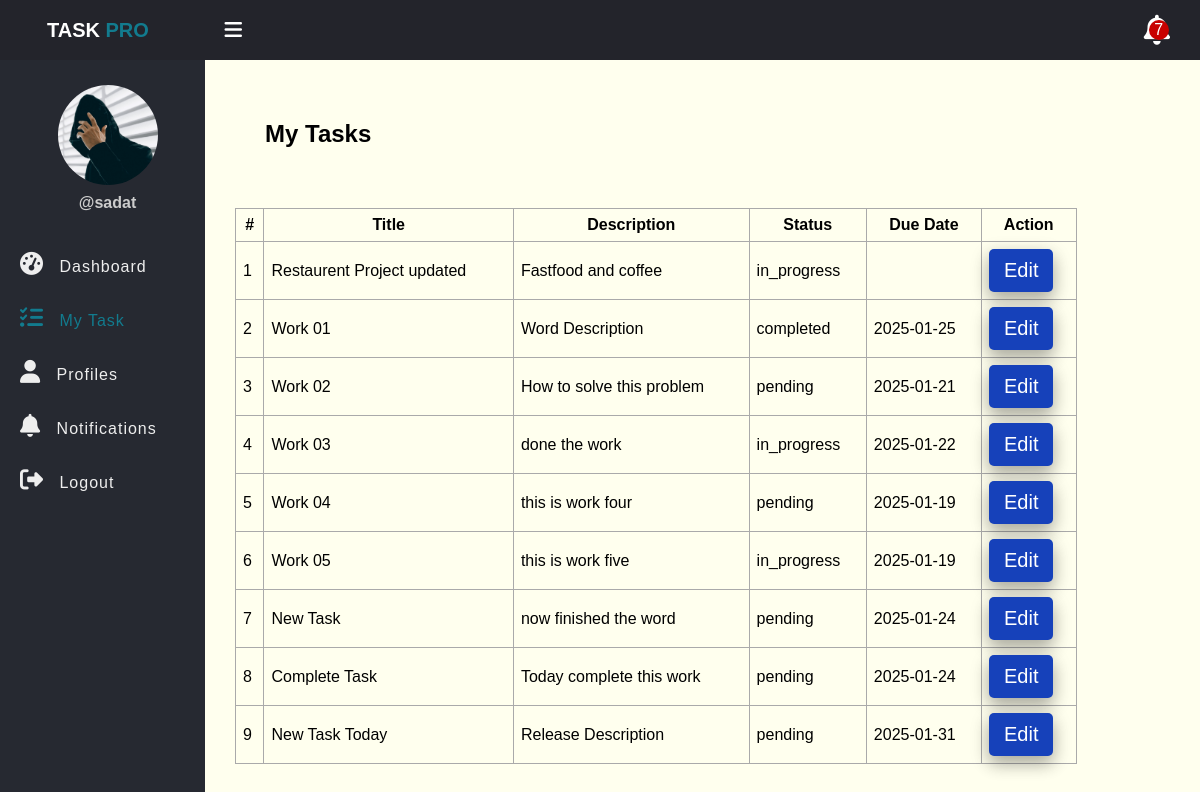
The app's page /my_task.php (signed in) with its own data.
### tables this page shows
CREATE TABLE `tasks` (
  `id` int(11) NOT NULL,
  `title` varchar(100) NOT NULL,
  `description` text DEFAULT NULL,
  `assigned_to` int(11) DEFAULT NULL,
  `due_date` date DEFAULT NULL,
  `status` enum('pending','in_progress','completed') DEFAULT 'pending',
  `created_at` timestamp NOT NULL DEFAULT current_timestamp()
);

### app/Model/Task.php (called while the page is built, shortened)
<?php
function get_all_tasks_by_id($conn, $id){
    $sql = "SELECT * FROM tasks WHERE assigned_to=?";
    $stmt = $conn->prepare($sql);
    $stmt->execute([$id]);
    if($stmt->rowCount() > 0){
        $tasks = $stmt->fetchAll();
    }else{
        $tasks = 0;
    }
    return $tasks;
}

### my_task.php (the view, shortened to what this page needs)
<?php
if(isset($_SESSION['role']) && isset($_SESSION['id'])){
	include "DB_connection.php";
	include "app/Model/Task.php";
	$tasks = get_all_tasks_by_id($conn, $_SESSION['id']);
?>
<!DOCTYPE html>
<html>
<head>
	<link rel="stylesheet" href="css/all.min.css">
	<link rel="stylesheet" href="css/style.css">
</head>
<body>
	<?php include "inc/header.php"; ?>
	<div class="body">
	<?php include "inc/nav.php"; ?>
		<section class="section-1">
            <h2 class="title">My Tasks</h2>
			<?php if($tasks != 0){ ?>
				<table class="main_table">
					<tr>
						<th>#</th>
						<th>Title</th>
						<th>Description</th>
						<th>Status</th>
						<th>Due Date</th>
						<th>Action</th>
					</tr>
					<?php $i=0; foreach($tasks as $task){?>
						<tr>
							<td><?php echo ++$i ?></td>
							<td><?php echo $task['title']?></td>
							<td><?php echo $task['description']?></td>
							<td><?php echo $task['status']?></td>
							<td><?php echo $task['due_date']?></td>
							<td>
								<a href="edit_task_employee.php?id=<?php echo $task['id']?>" class="edit_btn">Edit</a>
							</td>
						</tr>
					<?php } ?>
				</table>
			<?php }else{ ?>
				<h3>Empty!</h3>
			<?php } ?>
		</section>
	</div>
</body>
</html>
<?php }else{
		$em = "First Login";
		header("Location: login.php?error=$em");
		exit();
	}
?>

### css/style.css (style rules this page uses)
* { padding: 0; margin: 0; box-sizing: border-box; font-family: arial, sans-serif; }
.body { display: flex; }
.section-1 { padding: 30px; }
.section-1 .title { padding: 30px; }
.section-1 { width: 100%; background: #ffe; }
.main_table { margin-top: 30px; width: 90%; }
.main_table, .main_table tr, .main_table th, .main_table td { border: 1px solid #aaa; border-collapse: collapse; padding: 7px; }
.edit_btn { display: inline-block; text-decoration: none; padding-left: 10px; border: none; background: #1641ba; padding: 10px 15px; color: #fff; font-size: 20px; border-radius: 5px; outline: none; cursor: pointer; transition: background 1s; box-shadow: 0 8px 16px 0 rgba(0,0,0,0.2), 0 6px 20px 0 rgba(0,0,0,0.19); }

### records on screen
tasks: title "Restaurent Project updated", description "Fastfood and coffee", status "in_progress"
tasks: title "Work 01", description "Word Description", status "completed", due_date "2025-01-25"
tasks: title "Work 02", description "How to solve this problem", status "pending", due_date "2025-01-21"
tasks: title "Work 03", description "done the work", status "in_progress", due_date "2025-01-22"
tasks: title "Work 04", description "this is work four", status "pending", due_date "2025-01-19"
tasks: title "Work 05", description "this is work five", status "in_progress", due_date "2025-01-19"
tasks: title "New Task", description "now finished the word", status "pending", due_date "2025-01-24"
tasks: title "Complete Task", description "Today complete this work", status "pending", due_date "2025-01-24"
tasks: title "New Task Today", description "Release Description", status "pending", due_date "2025-01-31"

### other values on screen
$_SESSION['username'] "sadat"
